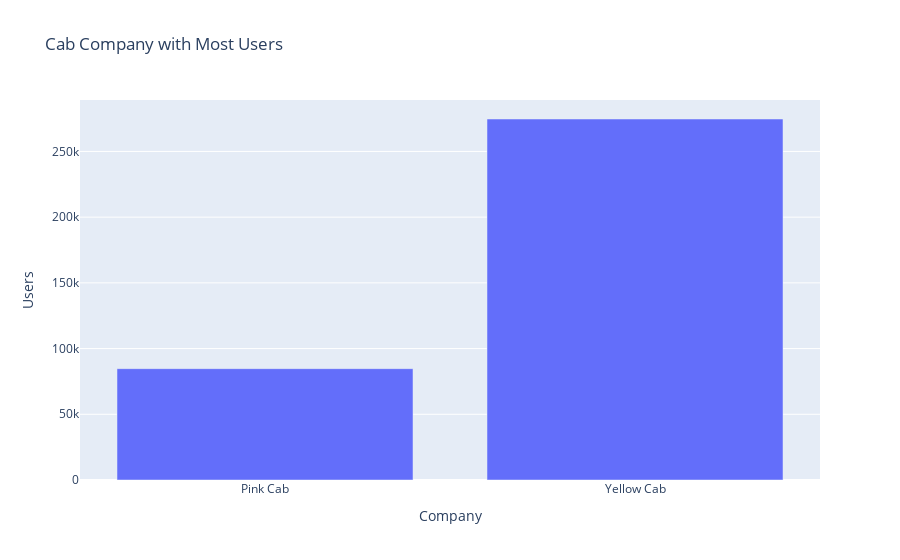

Write notebook code for a chart like this one.
### Markdown cell above
### 4. Which cab company is mostly used by users in each city?

### Code cell
# A bar chart

px.bar(merged_cab_city.groupby('Company')['Users'].count().reset_index(),x='Company',y='Users',title="Cab Company with Most Users",height=500)

### Figure 1 — Plotly figure (JSON) as saved in the notebook; plotly's stock layout.template omitted (floating-point values rounded to 4 significant figures)
{"data": [{"alignmentgroup": "True", "hovertemplate": "Company=%{x}<br>Users=%{y}<extra></extra>", "legendgroup": "", "marker": {"color": "#636efa", "pattern": {"shape": ""}}, "name": "", "offsetgroup": "", "orientation": "v", "showlegend": false, "textposition": "auto", "type": "bar", "x": ["Pink Cab", "Yellow Cab"], "xaxis": "x", "y": [84711, 274681], "yaxis": "y"}], "layout": {"autosize": true, "barmode": "relative", "legend": {"tracegroupgap": 0}, "title": {"text": "Cab Company with Most Users"}, "xaxis": {"anchor": "y", "autorange": true, "domain": [0, 1], "range": [-0.5, 1.5], "title": {"text": "Company"}, "type": "category"}, "yaxis": {"anchor": "x", "autorange": true, "domain": [0, 1], "range": [0, 289100.0], "title": {"text": "Users"}, "type": "linear"}}}
